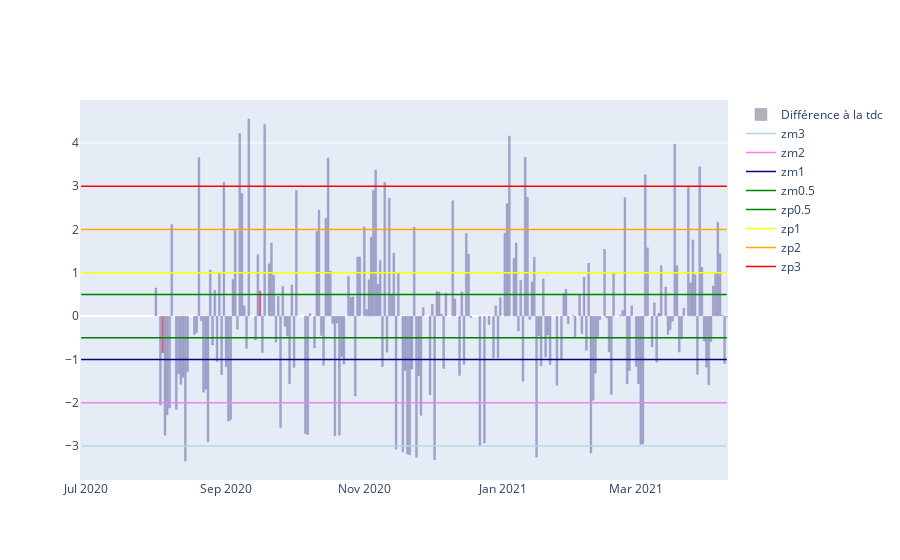

Here is the notebook cell this chart was saved with:
### Code cell
fig = go.Figure()
fig.add_trace(go.Bar(x=data_s['dateSeance'], y=data_s['fatigue_diff_tdc'], opacity=.6,
                     marker=dict(color=['red' if f==3.9 else 'grey' for f in data_s['fatigue']],
                                 line_color='blue', line_width=.3), name='Différence à la tdc'))
for z, c in zip(['zm3', 'zm2', 'zm1', 'zm0.5', 'zp0.5', 'zp1', 'zp2', 'zp3'],
                ['lightblue', 'violet', 'darkblue', 'green', 'green', 'yellow', 'orange', 'red']):
    fig.add_trace(go.Scatter(x=data_s['dateSeance'], y=data_s[f'fatigue_{z}'],
                             mode='lines', line=dict(shape='spline', color=c, width=1.5), name=z))
fig.update_layout(hovermode='x')
fig

### Figure 1 — Plotly figure (JSON) as saved in the notebook; plotly's stock layout.template omitted (floating-point values rounded to 4 significant figures; data arrays with more than 128 entries replaced by an {"elided": "..."} marker saying what was removed)
{"data": [{"marker": {"color": {"elided": "241 str values"}, "line": {"color": "blue", "width": 0.3}}, "name": "Différence à la tdc", "opacity": 0.6, "type": "bar", "x": {"elided": "241 str values"}, "y": {"elided": "241 float values"}}, {"line": {"color": "lightblue", "shape": "spline", "width": 1.5}, "mode": "lines", "name": "zm3", "type": "scatter", "x": {"elided": "241 str values"}, "y": {"elided": "241 int values"}}, {"line": {"color": "violet", "shape": "spline", "width": 1.5}, "mode": "lines", "name": "zm2", "type": "scatter", "x": {"elided": "241 str values"}, "y": {"elided": "241 int values"}}, {"line": {"color": "darkblue", "shape": "spline", "width": 1.5}, "mode": "lines", "name": "zm1", "type": "scatter", "x": {"elided": "241 str values"}, "y": {"elided": "241 int values"}}, {"line": {"color": "green", "shape": "spline", "width": 1.5}, "mode": "lines", "name": "zm0.5", "type": "scatter", "x": {"elided": "241 str values"}, "y": {"elided": "241 float values"}}, {"line": {"color": "green", "shape": "spline", "width": 1.5}, "mode": "lines", "name": "zp0.5", "type": "scatter", "x": {"elided": "241 str values"}, "y": {"elided": "241 float values"}}, {"line": {"color": "yellow", "shape": "spline", "width": 1.5}, "mode": "lines", "name": "zp1", "type": "scatter", "x": {"elided": "241 str values"}, "y": {"elided": "241 int values"}}, {"line": {"color": "orange", "shape": "spline", "width": 1.5}, "mode": "lines", "name": "zp2", "type": "scatter", "x": {"elided": "241 str values"}, "y": {"elided": "241 int values"}}, {"line": {"color": "red", "shape": "spline", "width": 1.5}, "mode": "lines", "name": "zp3", "type": "scatter", "x": {"elided": "241 str values"}, "y": {"elided": "241 int values"}}], "layout": {"hovermode": "x"}}
